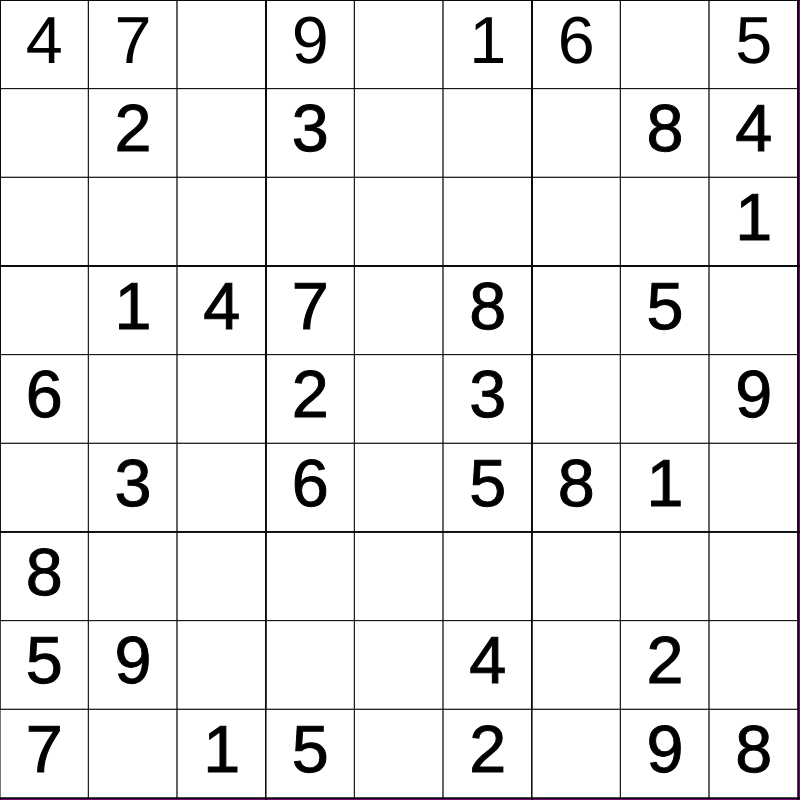
Frame 1 (no input)
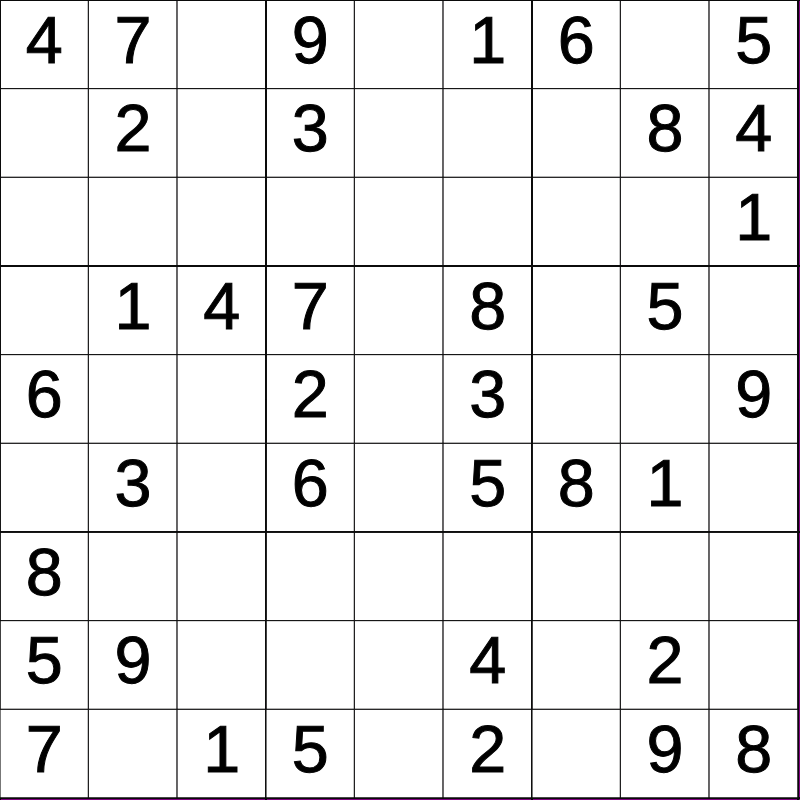
Frame 60 (no input)
Frame 120 (the mouse pressed at the canvas centre since frame 60): identical to frame 60, image omitted

The p5.js sketch that drew these frames (run headless with seeded random() and noise() and a simulated clock; from frame 60 on, the mouse is pressed at the canvas centre):

// p5.js sketch
// ── sketch.js

// sudoku demo

let intitialGrid = [
  [ 4, 7, 0, 9, 0, 1, 6, 0, 5],
  [ 0, 2, 0, 3, 0, 0, 0, 8, 4],
  [ 0, 0, 0, 0, 0, 0, 0, 0, 1],
  [0,1,4,7,0,8,0,5,0],
  [6,0,0,2,0,3,0,0,9],
  [0,3,0,6,0,5,8,1,0],
  [8,0,0,0,0,0,0,0,0],
  [5,9,0,0,0,4,0,2,0],
  [7,0,1,5,0,2,0,9,8],

];

let gridDimensions = 9;
let cellSize;
let grid;

function setup() {
  if (windowWidth< windowHeight){
    createCanvas(windowWidth*0.8, windowWidth*0.8);
  }
  else{
    createCanvas(windowHeight*0.8, windowHeight*0.8);
  }

  cellSize = (width -2 )/gridDimensions;
  grid = intitialGrid;
}

function draw() {
  background("purple");
  displayGrid();
}

function displayGrid(){

  for (let i = 0; i< gridDimensions; i ++){
    for (let b = 0; b<gridDimensions; b++){
      fill("white");
      strokeWeight(1);
      rect(b*cellSize, i*cellSize, cellSize, cellSize);

      if (grid[i][b] !== 0 ){

        //show the number
        fill('black');
        textSize(cellSize*0.75);
        textAlign(CENTER, CENTER);
        text(grid[i][b], b*cellSize + cellSize/2, i*cellSize + cellSize/2);
      }
    }
    drawCageLines();
  }
  
}

function drawCageLines(){
 

  for (let location = 0; location <= 9; location +=3){
    stroke(10);
    line(0, cellSize*location, width, cellSize*location);

    line(cellSize*location, 0, cellSize*location, height);

    
  }


}
